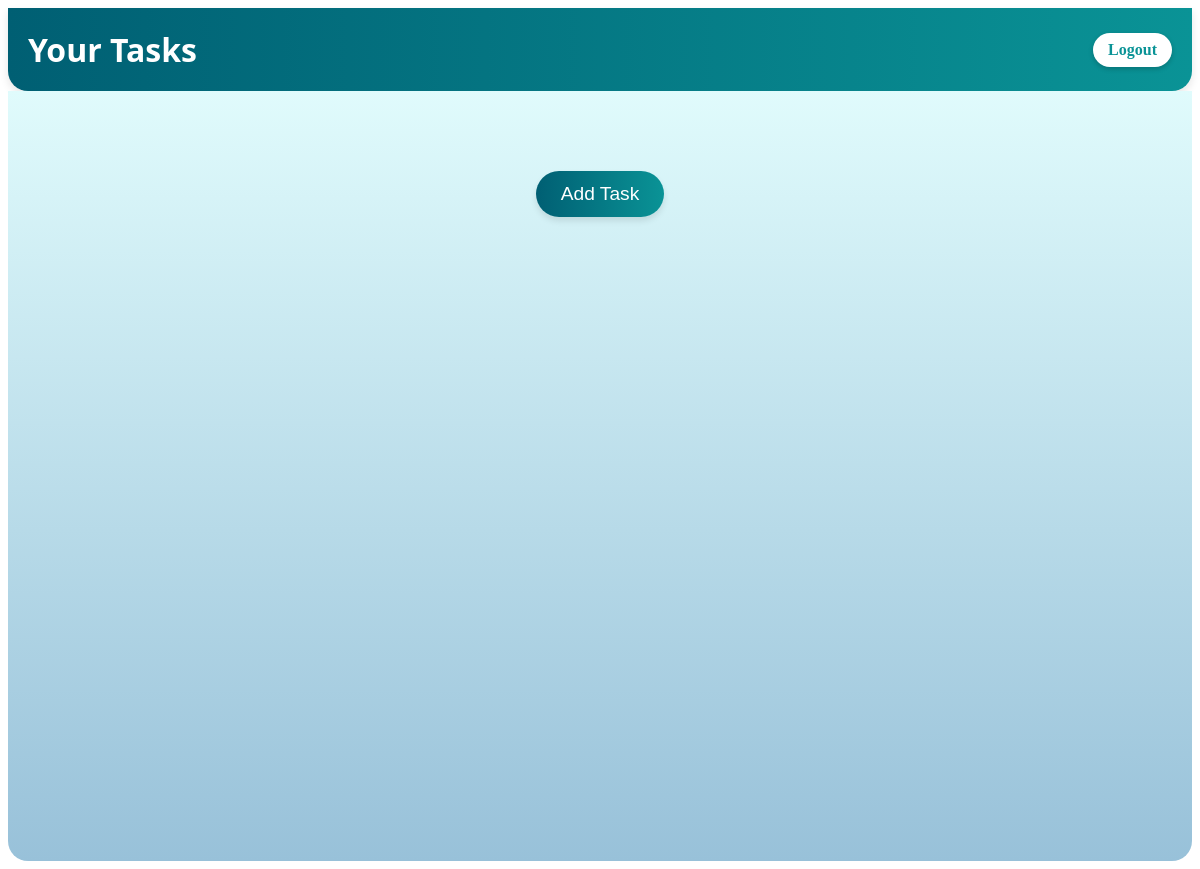
The app's page /tasks/dashboard/ (signed in), older data.
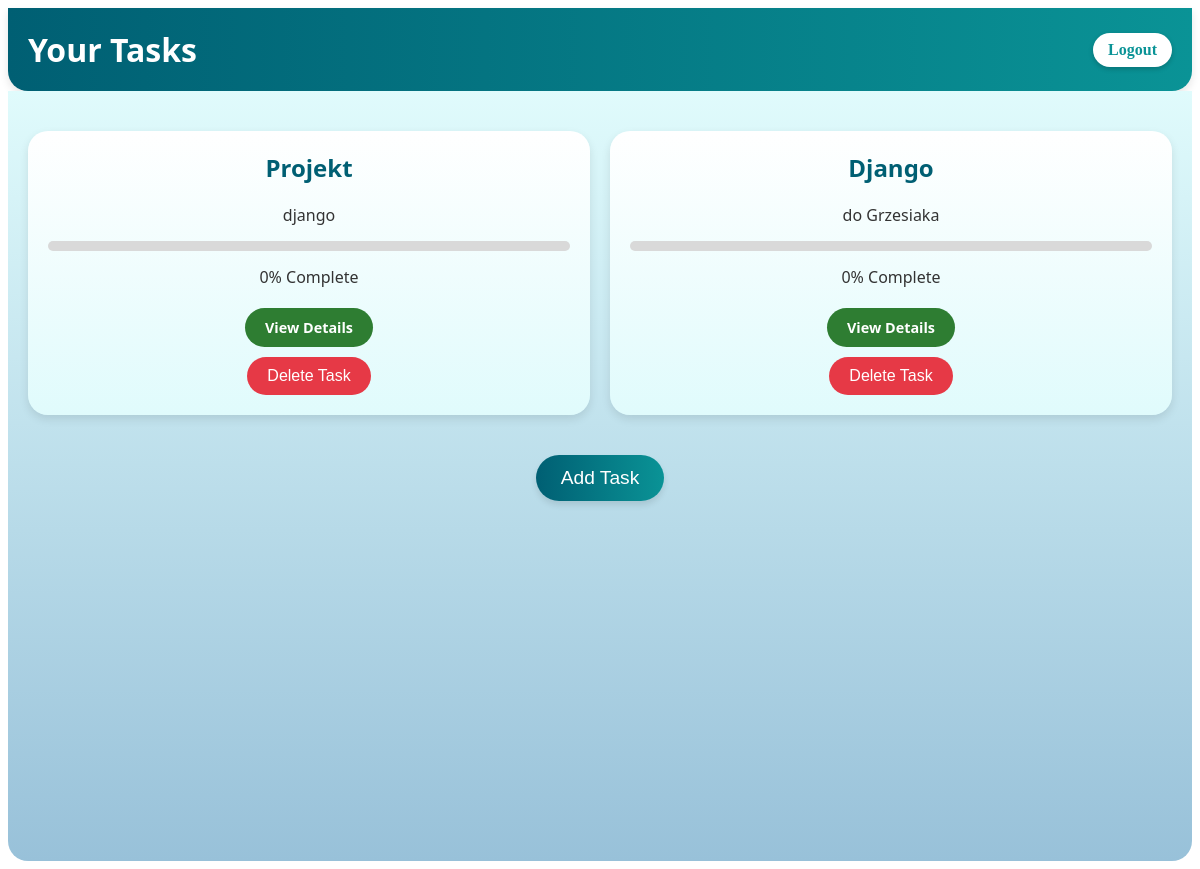
The same page, newer data.
### tasks/models.py (models this page shows, shortened)
class Task(models.Model):
    name = models.CharField(max_length=255)
    description = models.TextField(blank=True, null=True)
    deadline = models.DateField(null=True, blank=True)
    status = models.CharField(
        max_length=20,
        choices=[
            ('to_do', 'To Do'),
            ('in_progress', 'In Progress'),
            ('completed', 'Completed'),
        ],
        default='to_do',
    )
    user = models.ForeignKey(
        settings.AUTH_USER_MODEL,
        on_delete=models.CASCADE,
        related_name='tasks'
    )
    created_at = models.DateTimeField(auto_now_add=True)
    updated_at = models.DateTimeField(auto_now=True)
    def calculate_progress(self):
        steps = self.steps.all()
        total_steps = steps.count()
        if total_steps == 0:
            self.progress = 0
        else:
            completed_steps = steps.filter(is_completed=True).count()
            self.progress = (completed_steps / total_steps) * 100
            self.progress = round((completed_steps / total_steps) * 100, 2)  # Zaokrąglenie do 2 miejsc po przecinku
        self.save()
        return self.progress

### tasks/views.py (the view)
# urls.py: path('dashboard/', views.dashboard, name='dashboard'),
def dashboard(request):
    tasks = Task.objects.filter(user=request.user)
    for task in tasks:
        task.progress = task.calculate_progress()  # Dynamiczne obliczanie postępu
    task_id = request.GET.get('task_id')
    selected_task = None
    if task_id:
        selected_task = get_object_or_404(Task, id=task_id, user=request.user)
    return render(request, 'dashboard.html', {
        'tasks': tasks,
        'selected_task': selected_task,
    })

### templates/dashboard.html (shortened to what this page needs)
<!DOCTYPE html>
<html lang="en">
<head>
    {% load static %}
    <link rel="stylesheet" href="{% static 'css/style-dashboard.css' %}">
</head>
<body>
    <header>
        <h1>Your Tasks</h1>
        <div class="logout-container">
            <a href="{% url 'logout' %}">Logout</a>
        </div>
    </header>
    <main>
        <div class="task-container">
            {% for task in tasks %}
            <div class="task-card">
                <h2>{{ task.name }}</h2>
                <p>{{ task.description }}</p>
                <div class="progress-bar">
                </div>
                <p>{{ task.progress }}% Complete</p>
                <a href="{% url 'task_detail' task.id %}" class="details-link">View Details</a>
                <form method="POST" action="{% url 'delete_task' task.id %}">
                    <button type="submit" class="delete-task-btn">Delete Task</button>
                </form>
            </div>
            {% endfor %}
        </div>
        <button class="add-task-btn" onclick="location.href='{% url 'create_task' %}'">Add Task</button>
    </main>
</body>
</html>

Row changes from the older to the newer data that the page shows:
added Task: name "Projekt", description "django", progress "0"
added Task: name "Django", description "do Grzesiaka", progress "0"
